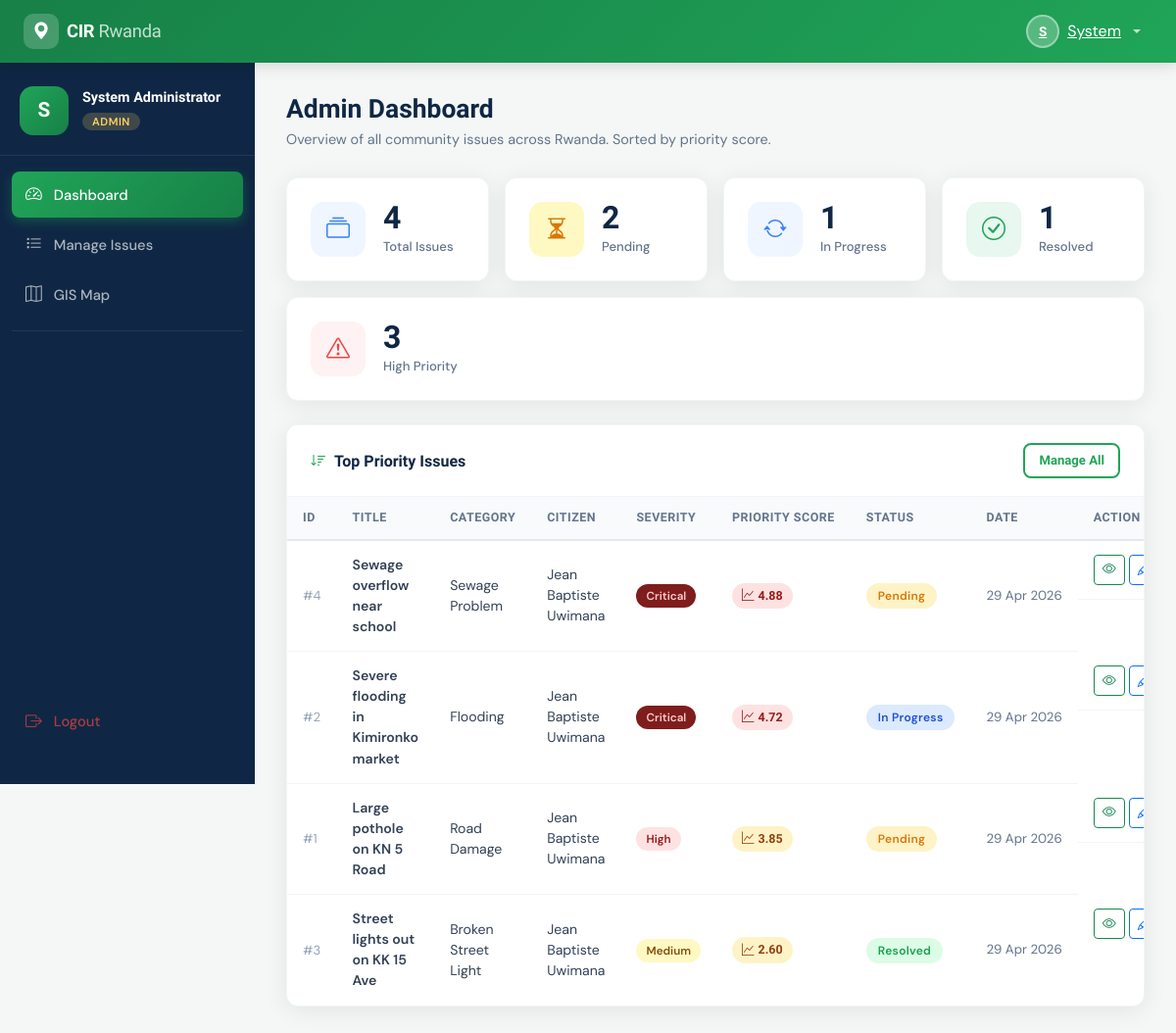
Screenshot of /pages/admin/dashboard.php (signed in) with the database file from the repository.
### tables this page shows
CREATE TABLE IF NOT EXISTS issues (
    id INT AUTO_INCREMENT PRIMARY KEY,
    user_id INT NOT NULL,
    category_id INT NOT NULL,
    title VARCHAR(200) NOT NULL,
    description TEXT NOT NULL,
    image VARCHAR(255) DEFAULT NULL,
    latitude DECIMAL(10, 8) DEFAULT NULL,
    longitude DECIMAL(11, 8) DEFAULT NULL,
    location_name VARCHAR(255) DEFAULT NULL,
    severity ENUM('Low', 'Medium', 'High', 'Critical') NOT NULL DEFAULT 'Medium',
    status ENUM('Pending', 'In Progress', 'Resolved') NOT NULL DEFAULT 'Pending',
    priority_score DECIMAL(5, 2) DEFAULT 0.00 COMMENT 'Calculated priority score for admin sorting',
    created_at TIMESTAMP DEFAULT CURRENT_TIMESTAMP,
    updated_at TIMESTAMP DEFAULT CURRENT_TIMESTAMP ON UPDATE CURRENT_TIMESTAMP,
    FOREIGN KEY (user_id) REFERENCES users(id) ON DELETE CASCADE,
    FOREIGN KEY (category_id) REFERENCES categories(id)
);

CREATE TABLE IF NOT EXISTS categories (
    id INT AUTO_INCREMENT PRIMARY KEY,
    category_name VARCHAR(100) NOT NULL,
    severity_weight DECIMAL(3,1) NOT NULL COMMENT 'Weight used in priority score calculation (1.0 to 5.0)',
    created_at TIMESTAMP DEFAULT CURRENT_TIMESTAMP
);

CREATE TABLE IF NOT EXISTS users (
    id INT AUTO_INCREMENT PRIMARY KEY,
    full_name VARCHAR(150) NOT NULL,
    email VARCHAR(150) NOT NULL UNIQUE,
    password VARCHAR(255) NOT NULL,
    phone VARCHAR(20),
    role ENUM('citizen', 'admin') NOT NULL DEFAULT 'citizen',
    profile_image VARCHAR(255) DEFAULT NULL,
    is_active TINYINT(1) NOT NULL DEFAULT 1,
    created_at TIMESTAMP DEFAULT CURRENT_TIMESTAMP
);

### pages/admin/dashboard.php (the view, shortened to what this page needs)
<?php
require_once __DIR__ . '/../../includes/header.php';
$db = getDB();
$stats = $db->query(
    "SELECT
        COUNT(*)                                         AS total,
        SUM(status = 'Pending')                         AS pending,
        SUM(status = 'In Progress')                     AS in_progress,
        SUM(status = 'Resolved')                        AS resolved,
        SUM(severity IN ('High','Critical'))            AS `high_priority`
     FROM issues"
)->fetch();
$topIssues = $db->query(
    "SELECT i.id, i.title, c.category_name, u.full_name AS citizen_name,
            i.severity, i.priority_score, i.status, i.created_at
     FROM issues i
     JOIN categories c ON i.category_id = c.id
     JOIN users u ON i.user_id = u.id
     ORDER BY i.priority_score DESC, i.created_at ASC
     LIMIT 10"
)->fetchAll();
function statusBadgeClass(string $s): string {
    return match($s) {
        'Pending'     => 'badge-pending',
        'In Progress' => 'badge-in-progress',
        'Resolved'    => 'badge-resolved',
        default       => 'bg-secondary',
    };
}
function priorityClass(float $score): string {
    if ($score >= 4.0) return 'priority-high';
    if ($score >= 2.5) return 'priority-medium';
    return 'priority-low';
}
?>
<?php require_once __DIR__ . '/../../includes/navbar.php'; ?>
<div class="main-wrapper">
<div class="main-content">
    <div class="page-header">
        <h1>Admin Dashboard</h1>
        <p>Overview of all community issues across Rwanda. Sorted by priority score.</p>
    </div>
    <div class="row g-3 mb-4">
        <div class="col-6 col-xl">
            <div class="stat-card">
                <div class="stat-icon blue"><i class="bi bi-collection"></i></div>
                <div>
                    <div class="stat-value"><?= (int) $stats['total'] ?></div>
                    <div class="stat-label">Total Issues</div>
                </div>
            </div>
        </div>
        <div class="col-6 col-xl">
            <div class="stat-card">
                <div class="stat-icon yellow"><i class="bi bi-hourglass-split"></i></div>
                <div>
                    <div class="stat-value"><?= (int) $stats['pending'] ?></div>
                    <div class="stat-label">Pending</div>
                </div>
            </div>
        </div>
        <div class="col-6 col-xl">
            <div class="stat-card">
                <div class="stat-icon blue"><i class="bi bi-arrow-repeat"></i></div>
                <div>
                    <div class="stat-value"><?= (int) $stats['in_progress'] ?></div>
                    <div class="stat-label">In Progress</div>
                </div>
            </div>
        </div>
        <div class="col-6 col-xl">
            <div class="stat-card">
                <div class="stat-icon green"><i class="bi bi-check-circle"></i></div>
                <div>
                    <div class="stat-value"><?= (int) $stats['resolved'] ?></div>
                    <div class="stat-label">Resolved</div>
                </div>
            </div>
        </div>
        <div class="col-6 col-xl">
            <div class="stat-card">
                <div class="stat-icon red"><i class="bi bi-exclamation-triangle"></i></div>
                <div>
                    <div class="stat-value"><?= (int) $stats['high_priority'] ?></div>
                    <div class="stat-label">High Priority</div>
                </div>
            </div>
        </div>
    </div>
    <div class="cir-card">
        <div class="cir-card-header">
            <h5><i class="bi bi-sort-down me-2 text-green"></i>Top Priority Issues</h5>
            <a href="<?= BASE_URL ?>/pages/admin/manage_issues.php" class="btn-cir-outline" style="padding:6px 14px;font-size:0.82rem;">
                Manage All
            </a>
        </div>
        <?php if (empty($topIssues)): ?>
            <div class="cir-card-body text-center py-5">
                <i class="bi bi-inbox" style="font-size:3rem;color:#cbd5e1;"></i>
                <p class="mt-3 text-muted">No issues reported yet.</p>
            </div>
        <?php else: ?>
            <div style="overflow-x:auto;">
                <table class="cir-table">
                    <thead>
                        <tr>
                            <th>ID</th>
                            <th>Title</th>
                            <th>Category</th>
                            <th>Citizen</th>
                            <th>Severity</th>
                            <th>Priority Score</th>
                            <th>Status</th>
                            <th>Date</th>
                            <th>Action</th>
                        </tr>
                    </thead>
                    <tbody>
                    <?php foreach ($topIssues as $issue): ?>
                        <tr>
                            <td style="color:#94a3b8;font-size:0.82rem;">#<?= $issue['id'] ?></td>
                            <td class="fw-semibold"><?= htmlspecialchars($issue['title']) ?></td>
                            <td><?= htmlspecialchars($issue['category_name']) ?></td>
                            <td><?= htmlspecialchars($issue['citizen_name']) ?></td>
                            <td>
                                <span class="badge-severity badge-<?= strtolower($issue['severity']) ?>">
                                    <?= $issue['severity'] ?>
                                </span>
                            </td>
                            <td>
                                <span class="priority-pill <?= priorityClass((float)$issue['priority_score']) ?>">
                                    <i class="bi bi-graph-up"></i>
                                    <?= number_format($issue['priority_score'], 2) ?>
                                </span>
                            </td>
                            <td>
                                <span class="badge-status <?= statusBadgeClass($issue['status']) ?>">
                                    <?= $issue['status'] ?>
                                </span>
                            </td>
                            <td style="white-space:nowrap;color:#64748b;font-size:0.83rem;">
                                <?= date('d M Y', strtotime($issue['created_at'])) ?>
                            </td>
                            <td class="d-flex gap-1">
                                <a href="<?= BASE_URL ?>/pages/admin/view_issue.php?id=<?= $issue['id'] ?>"
                                   class="btn btn-sm btn-outline-success" title="View">
                                    <i class="bi bi-eye"></i>
                                </a>
                                <a href="<?= BASE_URL ?>/pages/admin/update_issue.php?id=<?= $issue['id'] ?>"
                                   class="btn btn-sm btn-outline-primary" title="Update status">
                                    <i class="bi bi-pencil"></i>
                                </a>
                            </td>
                        </tr>
                    <?php endforeach; ?>
                    </tbody>
                </table>
            </div>
        <?php endif; ?>
    </div>
</div>
</div>
<?php require_once __DIR__ . '/../../includes/footer.php'; ?>

### includes/header.php (shortened to what this page needs)
<!DOCTYPE html>
<html lang="en">
<head>
    <link rel="stylesheet" href="https://cdn.jsdelivr.net/npm/bootstrap@5.3.3/dist/css/bootstrap.min.css" />
    <link rel="stylesheet" href="https://cdn.jsdelivr.net/npm/bootstrap-icons@1.11.3/font/bootstrap-icons.min.css" />
    <link rel="stylesheet" href="https://unpkg.com/leaflet@1.9.4/dist/leaflet.css" />
    <link rel="stylesheet" href="<?= BASE_URL ?>/assets/css/style.css" />
</head>
<body>

### includes/navbar.php (shortened to what this page needs)
<?php
$role = $_SESSION['role'] ?? '';
$userName = $_SESSION['full_name'] ?? 'User';
?>
<nav class="navbar navbar-expand-lg cir-navbar" id="mainNavbar">
    <div class="container-fluid px-4">
        <a class="navbar-brand d-flex align-items-center gap-2" href="<?= BASE_URL ?>/">
            <span class="brand-icon"><i class="bi bi-geo-alt-fill"></i></span>
            <span class="brand-text">CIR <span class="brand-sub">Rwanda</span></span>
        </a>
        <div class="ms-auto d-flex align-items-center gap-3">
            <div class="dropdown">
                <button class="btn btn-link dropdown-toggle nav-user-btn d-flex align-items-center gap-2" data-bs-toggle="dropdown">
                    <div class="user-avatar-sm">
                        <?= strtoupper(substr($userName, 0, 1)) ?>
                    </div>
                    <span class="text-white d-none d-sm-inline"><?= htmlspecialchars(explode(' ', $userName)[0]) ?></span>
                </button>
            </div>
        </div>
    </div>
</nav>
<div class="cir-sidebar" id="cirSidebar">
    <div class="sidebar-header">
        <div class="user-avatar-lg">
            <?= strtoupper(substr($userName, 0, 1)) ?>
        </div>
        <div class="sidebar-user-info">
            <p class="sidebar-username"><?= htmlspecialchars($userName) ?></p>
            <span class="sidebar-role-badge <?= $role ?>-badge">
                <?= ucfirst($role) ?>
            </span>
        </div>
    </div>
    <nav class="sidebar-nav">
        <?php if ($role === 'citizen'): ?>
            <a href="<?= BASE_URL ?>/pages/citizen/dashboard.php" class="sidebar-link <?= basename($_SERVER['PHP_SELF']) === 'dashboard.php' ? 'active' : '' ?>">
                <i class="bi bi-speedometer2"></i> Dashboard
            </a>
            <a href="<?= BASE_URL ?>/pages/citizen/report_issue.php" class="sidebar-link <?= basename($_SERVER['PHP_SELF']) === 'report_issue.php' ? 'active' : '' ?>">
                <i class="bi bi-plus-circle"></i> Report Issue
            </a>
            <a href="<?= BASE_URL ?>/pages/citizen/my_issues.php" class="sidebar-link <?= basename($_SERVER['PHP_SELF']) === 'my_issues.php' ? 'active' : '' ?>">
                <i class="bi bi-clipboard2-check"></i> My Issues
            </a>
            <a href="<?= BASE_URL ?>/pages/map/map_view.php" class="sidebar-link <?= basename($_SERVER['PHP_SELF']) === 'map_view.php' ? 'active' : '' ?>">
                <i class="bi bi-map"></i> View Map
            </a>
            <a href="<?= BASE_URL ?>/pages/citizen/notifications.php" class="sidebar-link <?= basename($_SERVER['PHP_SELF']) === 'notifications.php' ? 'active' : '' ?>">
                <i class="bi bi-bell"></i> Notifications
                <?php if ($unreadCount > 0): ?>
                    <span class="badge bg-danger ms-auto rounded-pill"><?= $unreadCount ?></span>
                <?php endif; ?>
            </a>
        <?php elseif ($role === 'admin'): ?>
            <a href="<?= BASE_URL ?>/pages/admin/dashboard.php" class="sidebar-link <?= basename($_SERVER['PHP_SELF']) === 'dashboard.php' ? 'active' : '' ?>">
                <i class="bi bi-speedometer2"></i> Dashboard
            </a>
            <a href="<?= BASE_URL ?>/pages/admin/manage_issues.php" class="sidebar-link <?= basename($_SERVER['PHP_SELF']) === 'manage_issues.php' ? 'active' : '' ?>">
                <i class="bi bi-list-task"></i> Manage Issues
            </a>
            <a href="<?= BASE_URL ?>/pages/map/map_view.php" class="sidebar-link <?= basename($_SERVER['PHP_SELF']) === 'map_view.php' ? 'active' : '' ?>">
                <i class="bi bi-map"></i> GIS Map
            </a>
        <?php endif; ?>
        <div class="sidebar-divider"></div>
        <a href="<?= BASE_URL ?>/pages/auth/logout.php" class="sidebar-link logout-link">
            <i class="bi bi-box-arrow-right"></i> Logout
        </a>
    </nav>
</div>

### includes/footer.php (shortened to what this page needs)
</body>
</html>

### rows the page displays
issues: id "4", title "Sewage overflow near school", category.category_name "Sewage Problem", user.full_name "Jean Baptiste Uwimana", severity "Critical", priority_score "4.88", status "Pending", created_at "29 Apr 2026"
issues: id "2", title "Severe flooding in Kimironko market", category.category_name "Flooding", user.full_name "Jean Baptiste Uwimana", severity "Critical", priority_score "4.72", status "In Progress", created_at "29 Apr 2026"
issues: id "1", title "Large pothole on KN 5 Road", category.category_name "Road Damage", user.full_name "Jean Baptiste Uwimana", severity "High", priority_score "3.85", status "Pending", created_at "29 Apr 2026"
issues: id "3", title "Street lights out on KK 15 Ave", category.category_name "Broken Street Light", user.full_name "Jean Baptiste Uwimana", severity "Medium", priority_score "2.60", status "Resolved", created_at "29 Apr 2026"

### other values shown
substr($userName, 0, 1) "S"
explode(' ', $userName)[0] "System"
$userName "System Administrator"
$role "ADMIN"
$stats['total'] "4"
$stats['pending'] "2"
$stats['in_progress'] "1"
$stats['resolved'] "1"
$stats['high_priority'] "3"
